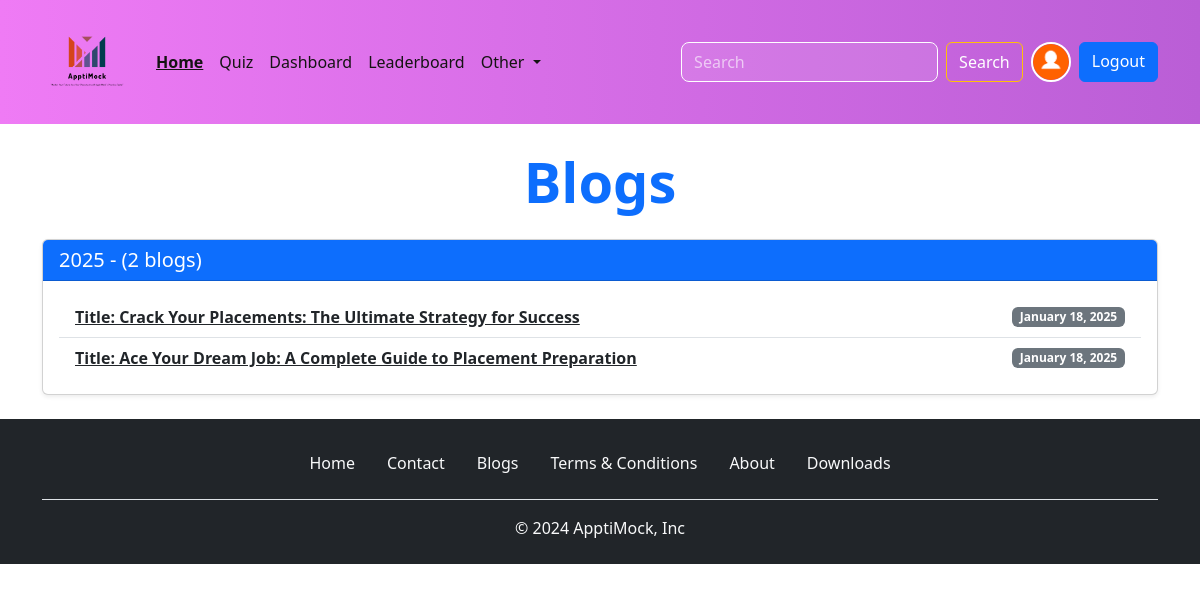
/blogs (signed in), run on the app's committed database.
### Account/models.py (models this page shows, shortened)
class Profile(models.Model):
    user=models.OneToOneField(User,on_delete=models.CASCADE,null=True,verbose_name='User Object')  #verbose_name
    bio=models.TextField(blank=True,null=True) #
    profile_image=models.ImageField(upload_to="profile_images",default="user.png",blank=True,null=True,verbose_name='profile pic')
    location=models.CharField(max_length=100,blank=True,null=True)
    GENDER=(
        ("Male","Male"),
        ("Female","Female"),
        ("Other","Other"),
    )
    gender=models.CharField(max_length=6,choices=GENDER,blank=True,null=True)

### Base/models.py (models this page shows, shortened)
class Blog(models.Model):
    title = models.CharField(max_length=255)
    content = RichTextField()
    author = models.ForeignKey('auth.User', on_delete=models.CASCADE)
    STATUS = (
        ('public', 'Public'),
        ('private', 'Private'),
    )
    status = models.CharField(max_length=7, choices=STATUS)
    created_at = models.DateTimeField(auto_now_add=True)
    updated_at = models.DateTimeField(auto_now=True)

### Base/views.py (the view)
# urls.py: path('blogs',views.blogs_view,name='blogs'),
def blogs_view(request) :
    year_blog_count=Blog.objects.annotate(year=ExtractYear('created_at')).values('year').annotate(count=Count('id')).order_by('-year').filter(status='public')
    blogs=Blog.objects.filter(status='public').order_by('-created_at')
    if request.user.is_authenticated:
        user_object=User.objects.get(username=request.user)
        user_profile=Profile.objects.get(user=user_object)
        context={"user_profile":user_profile,"year_blog_count":year_blog_count,"blogs":blogs}
    else:
        context={"year_blog_count":year_blog_count,"blogs":blogs}
    return render(request,"Blogs.html",context)

### templates/Blogs.html (shortened to what this page needs)
{% extends 'index.html' %}
{% block content %}
<h1 class="display-4 text-center my-4 text-primary fw-bold">Blogs</h1>
<main>
    <div class="container">
        {% for year_count in year_blog_count %}
        <div class="card mb-4 shadow-sm">
            <div class="card-header bg-primary text-white">
                <h5 class="mb-0">{{ year_count.year }} - ({{ year_count.count }} blogs)</h5>
            </div>
            <div class="card-body">
                <ul class="list-group list-group-flush">
                    {% for blog in blogs %}
                    {% if blog.created_at|date:"Y" == year_count.year|stringformat:"s" %}
                    <li class="list-group-item d-flex justify-content-between align-items-center">
                        <a href="{% url 'blog' blog.id %}" class="text-dark fw-semibold">{{ blog.title }}</a>
                        <span class="badge bg-secondary">{{ blog.created_at|date:"F j, Y" }}</span>
                    </li>
                    {% endif %}
                    {% endfor %}
                </ul>
            </div>
        </div>
        {% endfor %}
    </div>
</main>
{% endblock content %}

### templates/components/navbar.html (shortened to what this page needs)
{% load static %}
<nav class="navbar navbar-expand-lg bg-body-tertiary display-none d-lg-block">
    <div class="container">
        <a class="navbar-brand" href="{% url 'home' %}"><img src="{% static 'images/logo.png' %}" alt="Logo" class="img-fluid" style="max-width: 90px; height: auto;">
        </a>
        <div class="collapse navbar-collapse" id="navbarSupportedContent">
            <ul class="navbar-nav me-auto mb-2 mb-lg-0">
                <li class="nav-item">
                    <a class="nav-link active" aria-current="page" href="{% url 'home' %}">Home</a>
                </li>
                <li class="nav-item">
                    <a class="nav-link" href="{% url 'all_quiz' %}">Quiz</a>
                </li>
                {% if request.user.is_superuser %}
                <li class="nav-item">
                    <a class="nav-link text-success" href="{% url 'dashboard' %}">Dashboard</a>
                </li>
                {% endif %}
                <li class="nav-item">
                    <a class="nav-link" href="{% url 'leaderboard' %}">Leaderboard</a>
                </li>
                <li class="nav-item dropdown">
                    <a class="nav-link dropdown-toggle" href="#" role="button" data-bs-toggle="dropdown"
                        aria-expanded="false">
                        Other
                    </a>
                </li>
            </ul>
            <form class="d-flex" role="search" action="{% url 'search_users' %}">
                <input class="form-control me-2" type="search" name="q" placeholder="Search" aria-label="Search">
                <button class="btn btn-outline-success" type="submit">Search</button>
                {% if request.user.is_authenticated %}
                <a href="{% url 'profile' request.user.username %}" data-bs-toggle="tooltip" data-bs-placement="bottom" data-bs-title="@{{request.user.username}}" class="mx-2">
                    <img src="{{user_profile.profile_image.url}}" alt="profile image" class="rounded-circle" width="40"
                        height="40">
                </a>
                <a href="{% url 'logout'%}" class="btn btn-primary">Logout</a>
                {% else %}
                <a href="{% url 'login'%}" class="btn btn-primary ms-2">Login</a>
                {% endif %}
            </form>
        </div>
    </div>
</nav>

### static/css/style.css (style rules this page uses)
* { font-family: Arial, Helvetica, sans-serif Important; }

### static/css/navbar.css (style rules this page uses)
.navbar { background: linear-gradient(to right, #ef7bf5, #ba5ed6); padding: 12px 0; transition: background 0.3s ease-in-out; }
.navbar .navbar-brand img { max-width: 100px; }
.navbar .nav-link { color: #151313 !important; font-weight: 500; transition: color 0.3s ease-in-out; }
.navbar .nav-link.active { font-weight: 700; text-decoration: underline; }
.navbar form .form-control { border-radius: 8px; border: 1px solid #fff; background-color: rgba(255, 255, 255, 0.1); color: #fff; }
.navbar form .form-control::placeholder { color: rgba(255, 255, 255, 0.6); }
.navbar form .btn-outline-success { color: #fff; border-color: #ffc107; transition: 0.3s ease-in-out; }
.navbar form a img { border: 2px solid #fff; transition: transform 0.3s ease-in-out; }

### data on the page
Profile: profile_image (placeholder picture)
Blog: title "Title: Crack Your Placements: The Ultimate Strategy for Success", created_at "January 18, 2025"
Blog: title "Title: Ace Your Dream Job: A Complete Guide to Placement Preparation", created_at "January 18, 2025"

### other printed values
{{ year_count.year }} "2025"
{{ year_count.count }} "2"
